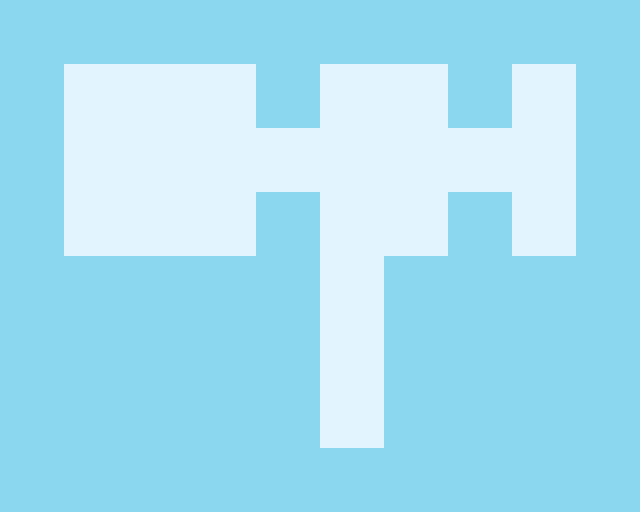

This game map was drawn from its Tiled (.tmx) file and the tilesets committed beside it. A one-line description and the trimmed map source follow:
An orthogonal 10x8 tile map with 64x64 px tiles, 1 tile layer (background) and 11 objects (6x operation, 3x condition, player, exit).

<map version="1.0" orientation="orthogonal" width="10" height="8" tilewidth="64" tileheight="64">
 <properties>
  <property name="time" value="12" />
 </properties>
 <tileset firstgid="1" name="tileset" tilewidth="64" tileheight="64" spacing="2" margin="2">
  <image source="../tiles/tiles.png" width="128" height="256" />
  <tile id="1">
   <properties>
    <property name="walkable" value="true" />
   </properties>
  </tile>
 </tileset>
 <layer name="background" width="10" height="8">
  <data>[80 cells, 80 non-empty, 2 distinct tile ids]</data>
 </layer>
 <objectgroup name="objects" width="10" height="8">
  <object name="player" type="player" x="64" y="128" width="64" height="64" />
  <object name="exit" x="320" y="384" width="64" height="64" />
  <object name="=:2" type="condition" x="256" y="128" width="64" height="64" />
  <object name="%:3" type="operation" x="192" y="192" width="64" height="64" />
  <object name="+:5" type="operation" x="192" y="64" width="64" height="64" />
  <object name="&lt;:1" type="condition" x="448" y="128" width="64" height="64" />
  <object name="=:-4" type="condition" x="320" y="256" width="64" height="64" />
  <object name="%:1" type="operation" x="320" y="64" width="64" height="64" />
  <object name="+:1" type="operation" x="384" y="192" width="64" height="64" />
  <object name="+:15" type="operation" x="512" y="64" width="64" height="64" />
  <object name="/:-3" type="operation" x="512" y="192" width="64" height="64" />
 </objectgroup>
</map>
